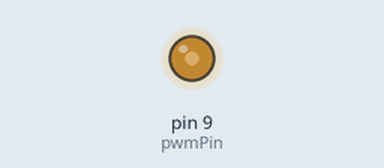
Simulated run of this sketch. Board: Arduino Uno, built with avr-gcc and run on an emulated ATmega328P. On the bench: output pins drawn as LEDs (lit = HIGH).

Above: at 0.1 s.
Timing chart, 0 to 1.6 s (numbered marks = the images above):
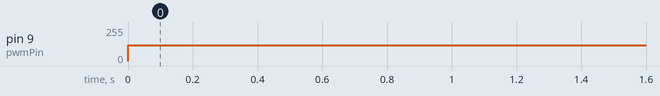

Measured:
- by itself, pin 9 (pwmPin): 0/255 → 117/255 at 0.00 s

The sketch:

step2.ino
```cpp
int pwmPin = 9;
int outputPin = A0;
float setPointVoltage = 2.3;
float D = setPointVoltage/5;
float setPoint = 255*D;

void setup()
{
Serial.begin(9600);
}

void loop()
{
  analogWrite(pwmPin, setPoint);
  //delay(500);
}
```
